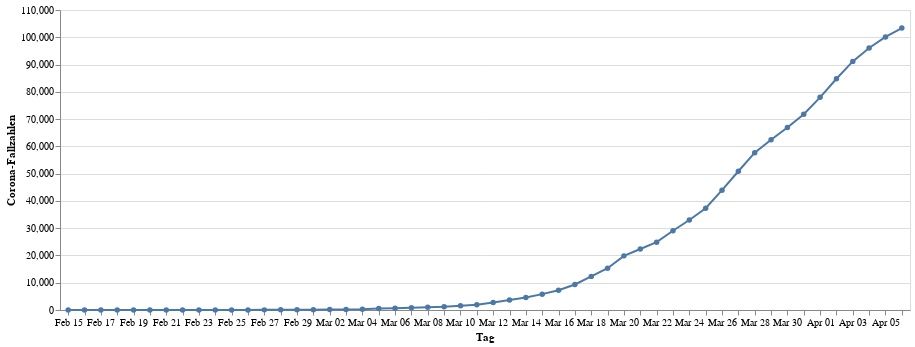

The cell this chart's notebook holds for it:
### Code cell
infections = alt.Chart(data).mark_line(point=True).encode(
    alt.X("monthdate(day):O", title="Tag"),
    alt.Y("cases:Q", title="Corona-Fallzahlen"))
infections.properties(width=850, height=300)

### Figure 1 — Vega-Lite specification as saved in the notebook (floating-point values rounded to 4 significant figures)
{"config": {"view": {"continuousWidth": 400, "continuousHeight": 300}}, "data": {"name": "data-c26044bc78313b29e4a469e9602f07a3"}, "mark": {"type": "line", "point": true}, "encoding": {"x": {"type": "ordinal", "field": "day", "timeUnit": "monthdate", "title": "Tag"}, "y": {"type": "quantitative", "field": "cases", "title": "Corona-Fallzahlen"}}, "height": 300, "width": 850, "$schema": "https://vega.github.io/schema/vega-lite/v4.0.2.json", "datasets": {"data-c26044bc78313b29e4a469e9602f07a3": [{"day": "2020-02-15T00:00:00", "cases": 16}, {"day": "2020-02-16T00:00:00", "cases": 16}, {"day": "2020-02-17T00:00:00", "cases": 16}, {"day": "2020-02-18T00:00:00", "cases": 16}, {"day": "2020-02-19T00:00:00", "cases": 16}, {"day": "2020-02-20T00:00:00", "cases": 16}, {"day": "2020-02-21T00:00:00", "cases": 16}, {"day": "2020-02-22T00:00:00", "cases": 16}, {"day": "2020-02-23T00:00:00", "cases": 16}, {"day": "2020-02-24T00:00:00", "cases": 16}, {"day": "2020-02-25T00:00:00", "cases": 18}, {"day": "2020-02-26T00:00:00", "cases": 26}, {"day": "2020-02-27T00:00:00", "cases": 48}, {"day": "2020-02-28T00:00:00", "cases": 74}, {"day": "2020-02-29T00:00:00", "cases": 79}, {"day": "2020-03-01T00:00:00", "cases": 130}, {"day": "2020-03-02T00:00:00", "cases": 165}, {"day": "2020-03-03T00:00:00", "cases": 203}, {"day": "2020-03-04T00:00:00", "cases": 262}, {"day": "2020-03-05T00:00:00", "cases": 545}, {"day": "2020-03-06T00:00:00", "cases": 670}, {"day": "2020-03-07T00:00:00", "cases": 800}, {"day": "2020-03-08T00:00:00", "cases": 1040}, {"day": "2020-03-09T00:00:00", "cases": 1224}, {"day": "2020-03-10T00:00:00", "cases": 1565}, {"day": "2020-03-11T00:00:00", "cases": 1966}, {"day": "2020-03-12T00:00:00", "cases": 2745}, {"day": "2020-03-13T00:00:00", "cases": 3675}, {"day": "2020-03-14T00:00:00", "cases": 4599}, {"day": "2020-03-15T00:00:00", "cases": 5813}, {"day": "2020-03-16T00:00:00", "cases": 7272}, {"day": "2020-03-17T00:00:00", "cases": 9367}, {"day": "2020-03-18T00:00:00", "cases": 12327}, {"day": "2020-03-19T00:00:00", "cases": 15320}, {"day": "2020-03-20T00:00:00", "cases": 19848}, {"day": "2020-03-21T00:00:00", "cases": 22364}, {"day": "2020-03-22T00:00:00", "cases": 24873}, {"day": "2020-03-23T00:00:00", "cases": 29056}, {"day": "2020-03-24T00:00:00", "cases": 32991}, {"day": "2020-03-25T00:00:00", "cases": 37323}, {"day": "2020-03-26T00:00:00", "cases": 43938}, {"day": "2020-03-27T00:00:00", "cases": 50871}, {"day": "2020-03-28T00:00:00", "cases": 57695}, {"day": "2020-03-29T00:00:00", "cases": 62435}, {"day": "2020-03-30T00:00:00", "cases": 66885}, {"day": "2020-03-31T00:00:00", "cases": 71808}, {"day": "2020-04-01T00:00:00", "cases": 77981}, {"day": "2020-04-02T00:00:00", "cases": 84794}, {"day": "2020-04-03T00:00:00", "cases": 91159}, {"day": "2020-04-04T00:00:00", "cases": 96092}, {"day": "2020-04-05T00:00:00", "cases": 100123}, {"day": "2020-04-06T00:00:00", "cases": 103375}]}}
